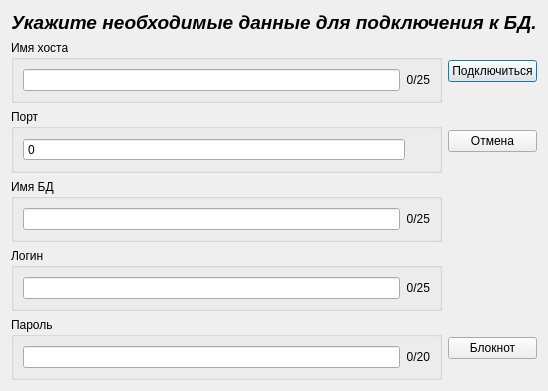
<?xml version="1.0" encoding="UTF-8"?>
<ui version="4.0">
 <class>Dialog</class>
 <widget class="QDialog" name="Dialog">
  <property name="geometry">
   <rect>
    <x>0</x>
    <y>0</y>
    <width>537</width>
    <height>388</height>
   </rect>
  </property>
  <property name="windowTitle">
   <string>SQL</string>
  </property>
  <layout class="QGridLayout" name="gridLayout">
   <item row="1" column="2">
    <widget class="QPushButton" name="pB_connect">
     <property name="sizePolicy">
      <sizepolicy hsizetype="Minimum" vsizetype="Fixed">
       <horstretch>0</horstretch>
       <verstretch>0</verstretch>
      </sizepolicy>
     </property>
     <property name="text">
      <string>Подключиться</string>
     </property>
    </widget>
   </item>
   <item row="6" column="0">
    <spacer name="verticalSpacer_3">
     <property name="orientation">
      <enum>Qt::Orientation::Vertical</enum>
     </property>
     <property name="sizeHint" stdset="0">
      <size>
       <width>20</width>
       <height>2</height>
      </size>
     </property>
    </spacer>
   </item>
   <item row="3" column="2">
    <widget class="QPushButton" name="pB_notice">
     <property name="sizePolicy">
      <sizepolicy hsizetype="Minimum" vsizetype="Fixed">
       <horstretch>0</horstretch>
       <verstretch>0</verstretch>
      </sizepolicy>
     </property>
     <property name="text">
      <string>Отмена</string>
     </property>
    </widget>
   </item>
   <item row="7" column="0" colspan="2">
    <widget class="QGroupBox" name="gB_login">
     <property name="sizePolicy">
      <sizepolicy hsizetype="Minimum" vsizetype="MinimumExpanding">
       <horstretch>0</horstretch>
       <verstretch>0</verstretch>
      </sizepolicy>
     </property>
     <property name="title">
      <string>Логин</string>
     </property>
     <layout class="QHBoxLayout" name="horizontalLayout_4">
      <item>
       <widget class="QLineEdit" name="lE_login">
        <property name="maxLength">
         <number>25</number>
        </property>
        <property name="echoMode">
         <enum>QLineEdit::EchoMode::Normal</enum>
        </property>
       </widget>
      </item>
      <item>
       <widget class="QLabel" name="lab_login">
        <property name="text">
         <string>0/25</string>
        </property>
        <property name="alignment">
         <set>Qt::AlignmentFlag::AlignRight|Qt::AlignmentFlag::AlignTrailing|Qt::AlignmentFlag::AlignVCenter</set>
        </property>
        <property name="buddy">
         <cstring>lE_login</cstring>
        </property>
       </widget>
      </item>
     </layout>
    </widget>
   </item>
   <item row="5" column="0" colspan="2">
    <widget class="QGroupBox" name="gB_bd">
     <property name="sizePolicy">
      <sizepolicy hsizetype="Minimum" vsizetype="MinimumExpanding">
       <horstretch>0</horstretch>
       <verstretch>0</verstretch>
      </sizepolicy>
     </property>
     <property name="title">
      <string>Имя БД</string>
     </property>
     <layout class="QHBoxLayout" name="horizontalLayout_2">
      <item>
       <widget class="QLineEdit" name="lE_bd">
        <property name="maxLength">
         <number>25</number>
        </property>
       </widget>
      </item>
      <item>
       <widget class="QLabel" name="lab_bd">
        <property name="text">
         <string>0/25</string>
        </property>
        <property name="alignment">
         <set>Qt::AlignmentFlag::AlignRight|Qt::AlignmentFlag::AlignTrailing|Qt::AlignmentFlag::AlignVCenter</set>
        </property>
        <property name="buddy">
         <cstring>lE_bd</cstring>
        </property>
       </widget>
      </item>
     </layout>
    </widget>
   </item>
   <item row="9" column="0" colspan="2">
    <widget class="QGroupBox" name="gB_password">
     <property name="sizePolicy">
      <sizepolicy hsizetype="Minimum" vsizetype="MinimumExpanding">
       <horstretch>0</horstretch>
       <verstretch>0</verstretch>
      </sizepolicy>
     </property>
     <property name="title">
      <string>Пароль</string>
     </property>
     <layout class="QHBoxLayout" name="horizontalLayout_5">
      <item>
       <widget class="QLineEdit" name="lE_password">
        <property name="inputMask">
         <string/>
        </property>
        <property name="maxLength">
         <number>20</number>
        </property>
        <property name="echoMode">
         <enum>QLineEdit::EchoMode::Password</enum>
        </property>
        <property name="cursorMoveStyle">
         <enum>Qt::CursorMoveStyle::LogicalMoveStyle</enum>
        </property>
       </widget>
      </item>
      <item>
       <widget class="QLabel" name="lab_password">
        <property name="text">
         <string>0/20</string>
        </property>
        <property name="alignment">
         <set>Qt::AlignmentFlag::AlignRight|Qt::AlignmentFlag::AlignTrailing|Qt::AlignmentFlag::AlignVCenter</set>
        </property>
        <property name="buddy">
         <cstring>lE_password</cstring>
        </property>
       </widget>
      </item>
     </layout>
    </widget>
   </item>
   <item row="3" column="0" colspan="2">
    <widget class="QGroupBox" name="gB_port">
     <property name="sizePolicy">
      <sizepolicy hsizetype="Minimum" vsizetype="MinimumExpanding">
       <horstretch>0</horstretch>
       <verstretch>0</verstretch>
      </sizepolicy>
     </property>
     <property name="title">
      <string>Порт</string>
     </property>
     <layout class="QHBoxLayout" name="horizontalLayout_3">
      <item>
       <widget class="QSpinBox" name="sB_port">
        <property name="sizePolicy">
         <sizepolicy hsizetype="Expanding" vsizetype="Fixed">
          <horstretch>0</horstretch>
          <verstretch>0</verstretch>
         </sizepolicy>
        </property>
        <property name="buttonSymbols">
         <enum>QAbstractSpinBox::ButtonSymbols::NoButtons</enum>
        </property>
        <property name="maximum">
         <number>65535</number>
        </property>
        <property name="stepType">
         <enum>QAbstractSpinBox::StepType::DefaultStepType</enum>
        </property>
        <property name="value">
         <number>0</number>
        </property>
       </widget>
      </item>
      <item>
       <spacer name="horizontalSpacer">
        <property name="orientation">
         <enum>Qt::Orientation::Horizontal</enum>
        </property>
        <property name="sizeType">
         <enum>QSizePolicy::Policy::Minimum</enum>
        </property>
        <property name="sizeHint" stdset="0">
         <size>
          <width>25</width>
          <height>20</height>
         </size>
        </property>
       </spacer>
      </item>
     </layout>
    </widget>
   </item>
   <item row="4" column="0">
    <spacer name="verticalSpacer_2">
     <property name="orientation">
      <enum>Qt::Orientation::Vertical</enum>
     </property>
     <property name="sizeHint" stdset="0">
      <size>
       <width>20</width>
       <height>1</height>
      </size>
     </property>
    </spacer>
   </item>
   <item row="9" column="2">
    <widget class="QPushButton" name="pB_notepad">
     <property name="sizePolicy">
      <sizepolicy hsizetype="Minimum" vsizetype="Fixed">
       <horstretch>0</horstretch>
       <verstretch>0</verstretch>
      </sizepolicy>
     </property>
     <property name="text">
      <string>Блокнот</string>
     </property>
    </widget>
   </item>
   <item row="1" column="0" colspan="2">
    <widget class="QGroupBox" name="gB_host">
     <property name="sizePolicy">
      <sizepolicy hsizetype="Minimum" vsizetype="MinimumExpanding">
       <horstretch>0</horstretch>
       <verstretch>0</verstretch>
      </sizepolicy>
     </property>
     <property name="title">
      <string>Имя хоста</string>
     </property>
     <layout class="QHBoxLayout" name="horizontalLayout">
      <item>
       <widget class="QLineEdit" name="lE_host">
        <property name="maxLength">
         <number>25</number>
        </property>
       </widget>
      </item>
      <item>
       <widget class="QLabel" name="lab_host">
        <property name="text">
         <string>0/25</string>
        </property>
        <property name="alignment">
         <set>Qt::AlignmentFlag::AlignRight|Qt::AlignmentFlag::AlignTrailing|Qt::AlignmentFlag::AlignVCenter</set>
        </property>
        <property name="buddy">
         <cstring>lE_host</cstring>
        </property>
       </widget>
      </item>
     </layout>
    </widget>
   </item>
   <item row="8" column="0">
    <spacer name="verticalSpacer_4">
     <property name="orientation">
      <enum>Qt::Orientation::Vertical</enum>
     </property>
     <property name="sizeHint" stdset="0">
      <size>
       <width>20</width>
       <height>1</height>
      </size>
     </property>
    </spacer>
   </item>
   <item row="0" column="0" colspan="3">
    <widget class="QLabel" name="lab_heading">
     <property name="sizePolicy">
      <sizepolicy hsizetype="Preferred" vsizetype="Fixed">
       <horstretch>0</horstretch>
       <verstretch>0</verstretch>
      </sizepolicy>
     </property>
     <property name="font">
      <font>
       <pointsize>14</pointsize>
       <italic>true</italic>
       <bold>true</bold>
      </font>
     </property>
     <property name="mouseTracking">
      <bool>false</bool>
     </property>
     <property name="tabletTracking">
      <bool>false</bool>
     </property>
     <property name="text">
      <string>Укажите необходимые данные для подключения к БД.</string>
     </property>
     <property name="alignment">
      <set>Qt::AlignmentFlag::AlignHCenter|Qt::AlignmentFlag::AlignTop</set>
     </property>
    </widget>
   </item>
   <item row="7" column="2">
    <widget class="QLabel" name="lab_port">
     <property name="sizePolicy">
      <sizepolicy hsizetype="Fixed" vsizetype="Preferred">
       <horstretch>0</horstretch>
       <verstretch>0</verstretch>
      </sizepolicy>
     </property>
     <property name="text">
      <string/>
     </property>
     <property name="alignment">
      <set>Qt::AlignmentFlag::AlignRight|Qt::AlignmentFlag::AlignTrailing|Qt::AlignmentFlag::AlignVCenter</set>
     </property>
     <property name="buddy">
      <cstring>sB_port</cstring>
     </property>
    </widget>
   </item>
   <item row="2" column="0">
    <spacer name="verticalSpacer">
     <property name="orientation">
      <enum>Qt::Orientation::Vertical</enum>
     </property>
     <property name="sizeHint" stdset="0">
      <size>
       <width>20</width>
       <height>1</height>
      </size>
     </property>
    </spacer>
   </item>
  </layout>
 </widget>
 <resources/>
 <connections>
  <connection>
   <sender>pB_notice</sender>
   <signal>clicked()</signal>
   <receiver>lE_host</receiver>
   <slot>clear()</slot>
   <hints>
    <hint type="sourcelabel">
     <x>466</x>
     <y>139</y>
    </hint>
    <hint type="destinationlabel">
     <x>366</x>
     <y>79</y>
    </hint>
   </hints>
  </connection>
  <connection>
   <sender>pB_notice</sender>
   <signal>clicked()</signal>
   <receiver>sB_port</receiver>
   <slot>clear()</slot>
   <hints>
    <hint type="sourcelabel">
     <x>484</x>
     <y>143</y>
    </hint>
    <hint type="destinationlabel">
     <x>366</x>
     <y>140</y>
    </hint>
   </hints>
  </connection>
  <connection>
   <sender>pB_notice</sender>
   <signal>clicked()</signal>
   <receiver>lE_bd</receiver>
   <slot>clear()</slot>
   <hints>
    <hint type="sourcelabel">
     <x>499</x>
     <y>138</y>
    </hint>
    <hint type="destinationlabel">
     <x>373</x>
     <y>212</y>
    </hint>
   </hints>
  </connection>
  <connection>
   <sender>pB_notice</sender>
   <signal>clicked()</signal>
   <receiver>lE_login</receiver>
   <slot>clear()</slot>
   <hints>
    <hint type="sourcelabel">
     <x>517</x>
     <y>143</y>
    </hint>
    <hint type="destinationlabel">
     <x>297</x>
     <y>284</y>
    </hint>
   </hints>
  </connection>
  <connection>
   <sender>pB_notice</sender>
   <signal>clicked()</signal>
   <receiver>lE_password</receiver>
   <slot>clear()</slot>
   <hints>
    <hint type="sourcelabel">
     <x>509</x>
     <y>151</y>
    </hint>
    <hint type="destinationlabel">
     <x>380</x>
     <y>362</y>
    </hint>
   </hints>
  </connection>
 </connections>
</ui>
